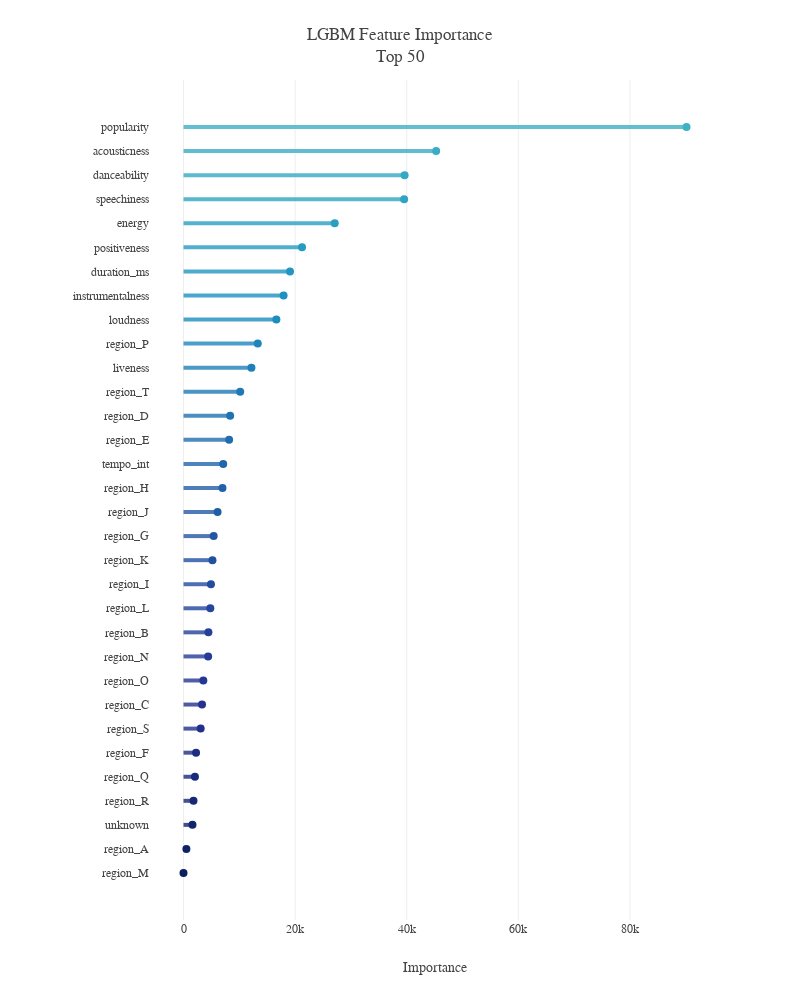

Notebook source saved alongside this figure:
### Code cell
top = 50

feature_importance_df['avg'] = feature_importance_df.mean(axis=1)
feature_importance_top = feature_importance_df.avg.nlargest(top).sort_values(ascending=True)

pal=sns.color_palette("YlGnBu", 65).as_hex()
fig=go.Figure()
for i in range(len(feature_importance_top.index)):
    fig.add_shape(dict(type="line", y0=i, y1=i, x0=0, x1=feature_importance_top[i],
                       line_color=pal[::-1][i],opacity=0.8,line_width=4))

fig.add_trace(go.Scatter(x=feature_importance_top, y=feature_importance_top.index, mode='markers',
                         marker_color=pal[::-1], marker_size=8,
                         hovertemplate='%{y} Importance = %{x:.0f}<extra></extra>'))

fig.update_layout(template=plotly_template,title=f'LGBM Feature Importance<br>Top {top}',
                  margin=dict(l=150,t=80),
                  xaxis=dict(title='Importance', zeroline=False),
                  yaxis_showgrid=False, height=1000, width=800)
fig.show()

### Figure 1 — Plotly figure (JSON) as saved in the notebook; plotly's stock layout.template omitted (floating-point values rounded to 4 significant figures)
{"data": [{"hovertemplate": "%{y} Importance = %{x:.0f}<extra></extra>", "marker": {"color": ["#0b1f5e", "#0e2265", "#12256d", "#162874", "#192b7c", "#1d2e83", "#21308b", "#243392", "#253795", "#243c98", "#24419a", "#24479d", "#234c9f", "#2351a2", "#2356a4", "#225ca7", "#2260a9", "#2166ac", "#216daf", "#2073b2", "#1f7ab5", "#1f80b8", "#1e86bb", "#1d8dbe", "#1d91c0", "#2296c1", "#269bc1", "#2b9fc2", "#2fa4c2", "#34a9c3", "#39adc3", "#3db2c4", "#40b5c4", "#48b9c3", "#50bbc2", "#57bec1", "#5fc1c0", "#67c4be", "#6fc7bd", "#76cabc", "#7ecdbb", "#85cfba", "#8ed3ba", "#97d6b9", "#a0dab8", "#a9ddb7", "#b2e1b6", "#bbe4b5", "#c4e8b4", "#c9eab4", "#ceecb3", "#d3eeb3", "#d7efb3", "#dcf1b2", "#e1f3b2", "#e6f5b2", "#eaf7b1", "#edf8b2", "#f0f9b7", "#f2fabc", "#f4fbc1", "#f7fcc6", "#f9fdcb", "#fbfdd0", "#fdfed5"], "size": 8}, "mode": "markers", "type": "scatter", "x": [0, 519.8, 1608.0, 1790.0, 2053.0, 2248.0, 3079.0, 3322.0, 3555.0, 4417.0, 4464.0, 4810.0, 4921.0, 5189.0, 5404.0, 6110.0, 6986.0, 7117.0, 8173.0, 8360.0, 10160.0, 12180.0, 13310.0, 16640.0, 17940.0, 19090.0, 21240.0, 27100.0, 39540.0, 39620.0, 45280.0, 90140.0], "y": ["region_M", "region_A", "unknown", "region_R", "region_Q", "region_F", "region_S", "region_C", "region_O", "region_N", "region_B", "region_L", "region_I", "region_K", "region_G", "region_J", "region_H", "tempo_int", "region_E", "region_D", "region_T", "liveness", "region_P", "loudness", "instrumentalness", "duration_ms", "positiveness", "energy", "speechiness", "danceability", "acousticness", "popularity"]}], "layout": {"height": 1000, "margin": {"l": 150, "t": 80}, "shapes": [{"line": {"color": "#0b1f5e", "width": 4}, "opacity": 0.8, "type": "line", "x0": 0, "x1": 0, "y0": 0, "y1": 0}, {"line": {"color": "#0e2265", "width": 4}, "opacity": 0.8, "type": "line", "x0": 0, "x1": 519.8, "y0": 1, "y1": 1}, {"line": {"color": "#12256d", "width": 4}, "opacity": 0.8, "type": "line", "x0": 0, "x1": 1608.0, "y0": 2, "y1": 2}, {"line": {"color": "#162874", "width": 4}, "opacity": 0.8, "type": "line", "x0": 0, "x1": 1790.0, "y0": 3, "y1": 3}, {"line": {"color": "#192b7c", "width": 4}, "opacity": 0.8, "type": "line", "x0": 0, "x1": 2053.0, "y0": 4, "y1": 4}, {"line": {"color": "#1d2e83", "width": 4}, "opacity": 0.8, "type": "line", "x0": 0, "x1": 2248.0, "y0": 5, "y1": 5}, {"line": {"color": "#21308b", "width": 4}, "opacity": 0.8, "type": "line", "x0": 0, "x1": 3079.0, "y0": 6, "y1": 6}, {"line": {"color": "#243392", "width": 4}, "opacity": 0.8, "type": "line", "x0": 0, "x1": 3322.0, "y0": 7, "y1": 7}, {"line": {"color": "#253795", "width": 4}, "opacity": 0.8, "type": "line", "x0": 0, "x1": 3555.0, "y0": 8, "y1": 8}, {"line": {"color": "#243c98", "width": 4}, "opacity": 0.8, "type": "line", "x0": 0, "x1": 4417.0, "y0": 9, "y1": 9}, {"line": {"color": "#24419a", "width": 4}, "opacity": 0.8, "type": "line", "x0": 0, "x1": 4464.0, "y0": 10, "y1": 10}, {"line": {"color": "#24479d", "width": 4}, "opacity": 0.8, "type": "line", "x0": 0, "x1": 4810.0, "y0": 11, "y1": 11}, {"line": {"color": "#234c9f", "width": 4}, "opacity": 0.8, "type": "line", "x0": 0, "x1": 4921.0, "y0": 12, "y1": 12}, {"line": {"color": "#2351a2", "width": 4}, "opacity": 0.8, "type": "line", "x0": 0, "x1": 5189.0, "y0": 13, "y1": 13}, {"line": {"color": "#2356a4", "width": 4}, "opacity": 0.8, "type": "line", "x0": 0, "x1": 5404.0, "y0": 14, "y1": 14}, {"line": {"color": "#225ca7", "width": 4}, "opacity": 0.8, "type": "line", "x0": 0, "x1": 6110.0, "y0": 15, "y1": 15}, {"line": {"color": "#2260a9", "width": 4}, "opacity": 0.8, "type": "line", "x0": 0, "x1": 6986.0, "y0": 16, "y1": 16}, {"line": {"color": "#2166ac", "width": 4}, "opacity": 0.8, "type": "line", "x0": 0, "x1": 7117.0, "y0": 17, "y1": 17}, {"line": {"color": "#216daf", "width": 4}, "opacity": 0.8, "type": "line", "x0": 0, "x1": 8173.0, "y0": 18, "y1": 18}, {"line": {"color": "#2073b2", "width": 4}, "opacity": 0.8, "type": "line", "x0": 0, "x1": 8360.0, "y0": 19, "y1": 19}, {"line": {"color": "#1f7ab5", "width": 4}, "opacity": 0.8, "type": "line", "x0": 0, "x1": 10160.0, "y0": 20, "y1": 20}, {"line": {"color": "#1f80b8", "width": 4}, "opacity": 0.8, "type": "line", "x0": 0, "x1": 12180.0, "y0": 21, "y1": 21}, {"line": {"color": "#1e86bb", "width": 4}, "opacity": 0.8, "type": "line", "x0": 0, "x1": 13310.0, "y0": 22, "y1": 22}, {"line": {"color": "#1d8dbe", "width": 4}, "opacity": 0.8, "type": "line", "x0": 0, "x1": 16640.0, "y0": 23, "y1": 23}, {"line": {"color": "#1d91c0", "width": 4}, "opacity": 0.8, "type": "line", "x0": 0, "x1": 17940.0, "y0": 24, "y1": 24}, {"line": {"color": "#2296c1", "width": 4}, "opacity": 0.8, "type": "line", "x0": 0, "x1": 19090.0, "y0": 25, "y1": 25}, {"line": {"color": "#269bc1", "width": 4}, "opacity": 0.8, "type": "line", "x0": 0, "x1": 21240.0, "y0": 26, "y1": 26}, {"line": {"color": "#2b9fc2", "width": 4}, "opacity": 0.8, "type": "line", "x0": 0, "x1": 27100.0, "y0": 27, "y1": 27}, {"line": {"color": "#2fa4c2", "width": 4}, "opacity": 0.8, "type": "line", "x0": 0, "x1": 39540.0, "y0": 28, "y1": 28}, {"line": {"color": "#34a9c3", "width": 4}, "opacity": 0.8, "type": "line", "x0": 0, "x1": 39620.0, "y0": 29, "y1": 29}, {"line": {"color": "#39adc3", "width": 4}, "opacity": 0.8, "type": "line", "x0": 0, "x1": 45280.0, "y0": 30, "y1": 30}, {"line": {"color": "#3db2c4", "width": 4}, "opacity": 0.8, "type": "line", "x0": 0, "x1": 90140.0, "y0": 31, "y1": 31}], "title": {"text": "LGBM Feature Importance<br>Top 50"}, "width": 800, "xaxis": {"title": {"text": "Importance"}, "zeroline": false}, "yaxis": {"showgrid": false}}}
